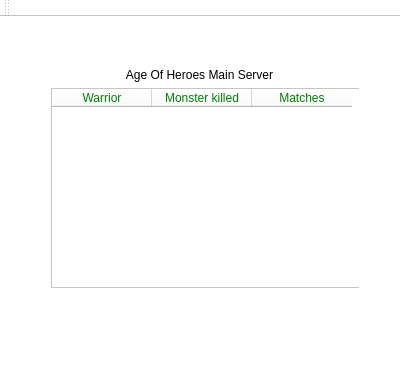
<?xml version="1.0" encoding="UTF-8"?>
<ui version="4.0">
 <class>MainWindow</class>
 <widget class="QMainWindow" name="MainWindow">
  <property name="geometry">
   <rect>
    <x>0</x>
    <y>0</y>
    <width>400</width>
    <height>368</height>
   </rect>
  </property>
  <property name="windowTitle">
   <string>MainWindow</string>
  </property>
  <property name="styleSheet">
   <string notr="true">background-color: rgb(255, 255, 255);</string>
  </property>
  <widget class="QWidget" name="centralWidget">
   <widget class="QWidget" name="layoutWidget">
    <property name="geometry">
     <rect>
      <x>40</x>
      <y>40</y>
      <width>319</width>
      <height>242</height>
     </rect>
    </property>
    <layout class="QVBoxLayout" name="verticalLayout_2">
     <item>
      <widget class="QLabel" name="label_3">
       <property name="styleSheet">
        <string notr="true">font: 24pt &quot;Pristina&quot;;</string>
       </property>
       <property name="text">
        <string>&lt;html&gt;&lt;head/&gt;&lt;body&gt;&lt;p align=&quot;center&quot;&gt;Age Of Heroes Main Server&lt;/p&gt;&lt;/body&gt;&lt;/html&gt;</string>
       </property>
      </widget>
     </item>
     <item>
      <widget class="QTableWidget" name="tableWidget_2">
       <property name="minimumSize">
        <size>
         <width>317</width>
         <height>0</height>
        </size>
       </property>
       <property name="styleSheet">
        <string notr="true">font: 14pt &quot;Pristina&quot;;
color: rgba(0, 128, 0, 255);</string>
       </property>
       <column>
        <property name="text">
         <string>Warrior</string>
        </property>
       </column>
       <column>
        <property name="text">
         <string>Monster killed</string>
        </property>
       </column>
       <column>
        <property name="text">
         <string>Matches</string>
        </property>
       </column>
      </widget>
     </item>
    </layout>
   </widget>
  </widget>
  <widget class="QMenuBar" name="menuBar">
   <property name="geometry">
    <rect>
     <x>0</x>
     <y>0</y>
     <width>400</width>
     <height>21</height>
    </rect>
   </property>
  </widget>
  <widget class="QToolBar" name="mainToolBar">
   <attribute name="toolBarArea">
    <enum>TopToolBarArea</enum>
   </attribute>
   <attribute name="toolBarBreak">
    <bool>false</bool>
   </attribute>
  </widget>
  <widget class="QStatusBar" name="statusBar"/>
 </widget>
 <layoutdefault spacing="6" margin="11"/>
 <resources/>
 <connections/>
</ui>
